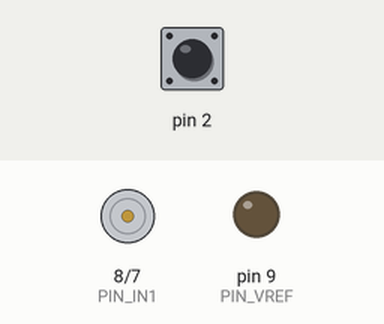
Bench run of a sketch on a simulated Arduino Uno, built with avr-gcc and run on an emulated ATmega328P. Parts: motor-driver pin pairs drawn as motors (green arrow = first pin HIGH = forward, orange = second pin HIGH = backward, longer = more drive), output pins drawn as LEDs (lit = HIGH). Inputs (shaded band) come from the test bench; at power-on: pin 2 HIGH.

Above: at 1.2 s.
1.3 s: pin 2 driven LOW
At 2.3 s:
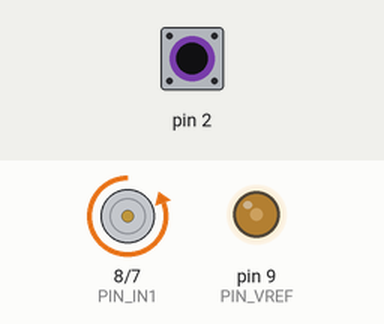
2.8 s: pin 2 pulsed HIGH 5 times (0.12 s each, 0.3 s apart)
At 3.37 s:
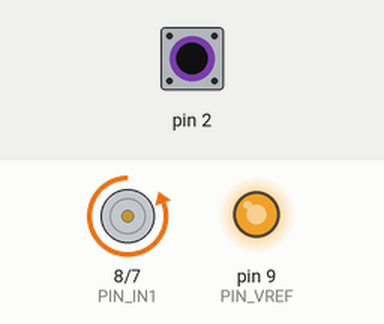
At 5.1 s:
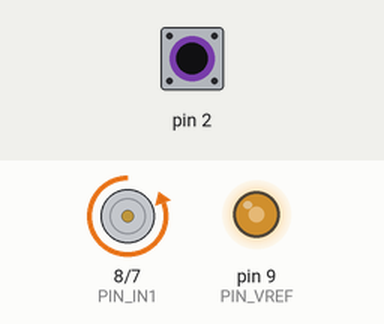
Timing chart, 0 to 6.6 s (numbered marks = the images above; inputs shaded):
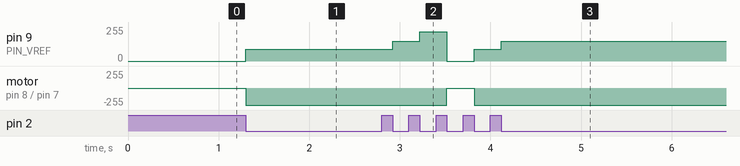

The sketch:

ElectricFan_Function.ino
```cpp
/*タクトスイッチのPIN D2を使うので0*/
#define PIN_SW 0

/*モータ制御用のPIN*/
#define PIN_IN1  8
#define PIN_IN2  7
#define PIN_VREF 9 // PWM

typedef enum{
  STOP,
  WEAK,
  NORMAL,
  STRONG
}STATE;

typedef enum{
  ENTRY,
  DO,
  EXIT
}ACTION;

volatile STATE g_state = STOP;
ACTION g_action = ENTRY;

void setAction(ACTION act){
  g_action = act;
}

ACTION getAction(){
  return g_action;
}

void setState(STATE state){
  g_state = state;
}

STATE getState(){
  return g_state;
}

void setStateAction(STATE state, ACTION action){
  setState(state);
  setAction(action);
}

void changeMode(){
  setAction(EXIT);
}

void motorControl(bool in1, bool in2){
  digitalWrite(PIN_IN1, in1);
  digitalWrite(PIN_IN2, in2);
}

void motorSpeed(int motor_speed){
  if(motor_speed < 0 && motor_speed > 255){
    motor_speed = 0;
  }
  analogWrite(PIN_VREF, motor_speed);
}

void setup(){
  attachInterrupt(PIN_SW, changeMode, FALLING);       /* SWはD2で割り込み */

  pinMode(PIN_IN1,OUTPUT);      /* 回転方向制御 */
  pinMode(PIN_IN2,OUTPUT);      /* 回転方向制御 */
  pinMode(PIN_VREF,OUTPUT);     /* 回転速度制御 */

  motorSpeed(0);                /* モーターの回転速度を0にする(急に動き出さないように) */
  motorControl(LOW, LOW);       /* モーターを停止する */

  Serial.begin(9600);
}

void loop(){

    //Serial.println(fanMode);

    switch(getState()){
      case STOP:
        switch(getAction()){
          case ENTRY:
            /* 停止モード */
            motorControl(LOW, LOW); /* モーターを停止する */
            motorSpeed(0);
            setStateAction(STOP, DO);
            break;
          case DO:
            break;
          case EXIT:
            setStateAction(WEAK, ENTRY);
            break;
        }
        break;
      case WEAK:
        switch(getAction()){
          case ENTRY:
            /* 弱モード */
            motorControl(LOW, HIGH); /* モーターを反転する */
            motorSpeed(90);
            setStateAction(WEAK, DO);
            break;
          case DO:
            break;
          case EXIT:
            setStateAction(NORMAL, ENTRY);
            break;
        }
        break;
      case NORMAL:
        switch(getAction()){
          case ENTRY:
            /* 中モード */
            motorControl(LOW, HIGH); /* モーターを反転する */
            motorSpeed(150);
            setStateAction(NORMAL, DO);
            break;
          case DO:
            break;
          case EXIT:
            setStateAction(STRONG, ENTRY);
            break;
        }
        break;
      case STRONG:
        switch(getAction()){
          case ENTRY:
            /* 強モード */
            motorControl(LOW, HIGH); /* モーターを反転する */
            motorSpeed(220);
            setStateAction(STRONG, DO);
            break;
          case DO:
            break;
          case EXIT:
            setStateAction(STOP, ENTRY);
            break;
        }
        break;
    }
}
```

Measured:
- after the input at 1.3 s, pin 9 (PIN_VREF): 0/255 → 90/255 at once; motor on pin 8 (PIN_IN1) / pin 7 (PIN_IN2): stopped → backward 255/255 at once
- after the input at 2.8 s, pin 9 (PIN_VREF): 90/255 → 150/255 after 0.12 s, → 220/255 0.30 s later, → 0/255 0.30 s later, → 90/255 0.30 s later, … (5 changes in this stretch); motor on pin 8 (PIN_IN1) / pin 7 (PIN_IN2): backward 255/255 → stopped after 0.72 s, → backward 255/255 0.30 s later
